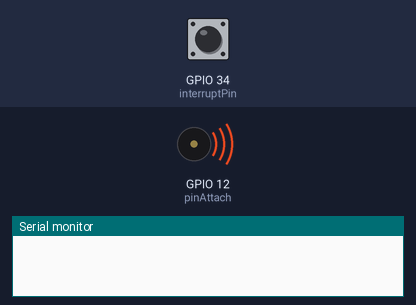
Bench run of a sketch on a simulated ESP32. Parts: buzzer (waves = sounding), the last lines printed to the serial monitor. Inputs (shaded band) come from the test bench; at power-on: GPIO 34 (interruptPin) HIGH.

Above: at 0.05 s.
At 1.7 s:
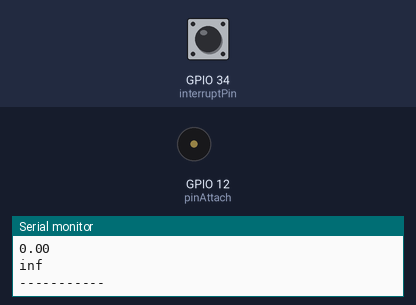
Timing chart, 0 to 7.6 s (numbered marks = the images above):
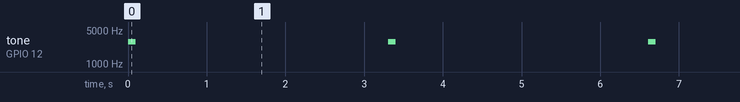

The sketch:

esp_final_working_array.ino
```cpp
#define pinAttach 12
const byte interruptPin = 34;              // Assign the interrupt pin
volatile unsigned long StartValue;                     // First interrupt value
volatile int PeriodCount;                    // period in counts of 0.000001 of a second
volatile int PeriodCount_array[2000];
int period[2000];
volatile int counter2;
float Freq;                           // frequency
// for printing uint64_t values
int freq = 2843;
int channel = 0;
int resolution = 8;
int temp;
float avg;
int i = 0;
int j = 0;
int k = 0;
int len = 2000;
int frequ[10000];
int max1, index1, max2, index2, max3, index3, max4, index4, max5, index5;

hw_timer_t * timer = NULL;                        // pointer to a variable of type hw_timer_t
portMUX_TYPE mux = portMUX_INITIALIZER_UNLOCKED;  // synchs between maon cose and interrupt?


void IRAM_ATTR handleInterrupt()
{

  unsigned long TempVal = micros();
  PeriodCount = TempVal - StartValue;
  PeriodCount_array[counter2++] = TempVal - StartValue;

  StartValue = TempVal;
}


void setup()
{
  Serial.begin(115200);
  ledcSetup(channel, freq, resolution);
  ledcAttachPin(pinAttach, channel);
  ledcWrite(channel, 125);
  pinMode(interruptPin, INPUT_PULLUP);                                            // sets pin high
  attachInterrupt(digitalPinToInterrupt(interruptPin), handleInterrupt, FALLING); // attaches pin to interrupt on Falling Edge

  noInterrupts();
}

void sort(volatile int a[], int s) {
  for (int i = 0; i <= (s - 1); i++) {
    for (int j = 0; j <= (s - (i + 1)); j++) {
      if (a[j] > a[j + 1]) {
        int t = a[j];
        a[j] = a[j + 1];
        a[j + 1] = t;
      }
    }
  }
}

void loop()
{
  Serial.println();

  ledcWrite(channel, 125);
  //    for (i = 2450; i <= 2500; i++) {
  //      ledcWriteTone(channel, i);
  //    }

  ledcWriteTone(channel, freq);
  delay(100);
  ledcWriteTone(channel, 0);
  delay(100);
  counter2 = 0;
  interrupts();

  delay(100);
  noInterrupts();


  for (i = 0; i <= counter2; i++) {
    period[i] = PeriodCount_array[i];
  }
  sort(period, len);

  //  Serial.println();
  //  for (i = 0; i <= len; i++) {
  //    Serial.println(period[i]);
  //    //delay(1);
  //  }

  //  for (i = 0; i <= len; i++) {
  //    if (period[i] > 0) {
  //      periodFin[k] = period[i];
  //      k++;
  //    }
  //    //delay(1);
  //
  //  }


  for (i = 0; i <= len; i++) {
    frequ[period[i]]++;
  }
  for (i = 0; i < 10000; i++) {                                                   // for calculating frequency of each element
    if (frequ[i])
      printf("Count of %d is %d\n", i, frequ[i]);
  }


  Serial.println(frequ[352]);
  for (i = 0; i < 10000; i++)
  {
    if (frequ[i] > max1)
    { max5 = max4;
      max4 = max3;
      max3 = max2;
      max2 = max1;
      max1 = frequ[i];
      index1 = i;
    }
    else if (frequ[i] > max2 && frequ[i] < max1)
    { max2 = frequ[i];
      index2 = i;                                      //for slecting the highest freuency elements

    }
    else if (frequ[i] > max3 && frequ[i] < max1 && frequ[i] < max2)
    { max3 = frequ[i];
      index3 = i;
    }
    else if (frequ[i] > max4 && frequ[i] < max1 && frequ[i] < max2 && frequ[i] < max3)
    { max4 = frequ[i];
      index4 = i;
    }
    else if (frequ[i] > max5 && frequ[i] < max1 && frequ[i] < max2 && frequ[i] < max3 && frequ[i] < max4)
    { max5 = frequ[i];
      index5 = i;
    }
  }

  Serial.println();
  Serial.println(max1);
  Serial.println(index1);
  Serial.println(max2);
  Serial.println(index2);
  Serial.println(max3);
  Serial.println(index3);
  Serial.println(max4);
  Serial.println(index4);
  Serial.println(max5);
  Serial.println(index5);


  if ( index1 > 0 && index2 > 0 && index3 > 0 && index4 > 0)
  {
    avg = (max1 * index1) + (max2 * index2) + (max3 * index3) + (max4 * index4);
    avg = avg / (max1 + max2 + max3 + max4);
  }
  else if ( index2 > 0 && index3 > 0 && index4 > 0 && index5 > 0 && index1 == 0)
  {
    avg = (max2 * index2) + (max3 * index3) + (max4 * index4) + (max5 * index5);
    avg = avg / (max2 + max3 + max4 + max5);
  }
  else if ( index1 > 0 && index3 > 0 && index2 == 0  && index4 == 0)
  {
    avg = (max2 * index2) + (max3 * index3) + (max4 * index4);
    avg = avg / (max2 + max3 + max4);
  }
  else if ( index1 > 0 && index3 > 0 && index4 > 0 && index2 == 0 )
  {
    avg = (max1 * index1) + (max3 * index3) + (max4 * index4) + (352 * max2) ;
    avg = avg / (max1 + max2 + max3 + max4);                                                                  // Conditions for neglecting the bug or skipping one condition of the code
  }
  else if ( index1 > 0 && index3 > 0 && index2 > 0 && index4 == 0 )
  {
    avg = (max1 * index1) + (max3 * index3) + (max2 * index2);
    avg = avg / (max1 + max3 + max2);
  }
  else if ( index1 > 0 && index2 > 0 && index4 > 0 && index3 == 0 )
  {
    avg = (max1 * index1) + (max2 * index2) + (max4 * index4);
    avg = avg / (max1 + max2 + max4);
  }
  else if ( index1 > 0 && index4 > 0 && index2 == 0 && index3 == 0)
  {
    avg = (max1 * index1) + (max4 * index4);
    avg = avg / (max1 + max4);
  }
  else if ( index1 > 0 && index2 > 0 && index4 == 0 && index3 == 0)
  {
    avg = (max1 * index1) + (max2 * index2);
    avg = avg / (max1 + max2);
  }
  else if ( index1 == 0 && index2 == 0 && index4 == 0 && index3 == 0)
  {
    Serial.println("Improper Connection");
  }


  Serial.println();
  Serial.println(avg);
  Serial.println();
  Serial.println(1000000 / avg);
  Serial.println("-----------");

  // reinitialiasing all the variables

  for (i = 0; i <= 10000; i++) {
    frequ[i] = 0;
  }

  max1 = 0;
  index1 = 0;
  max2 = 0;
  index2 = 0;
  max3 = 0;
  index3 = 0;
  max4 = 0;
  index4 = 0;
  max5 = 0;
  index5 = 0;


  period[2000] = {0};
  for (i = 0; i <= len; i++) {
    period[i] = 0;
  }


  delay(3000);
}
```

Measured:
- by itself, tone on GPIO 12 (pinAttach): alternates 2843 Hz for 0.10 s and silent for 3.2 s
